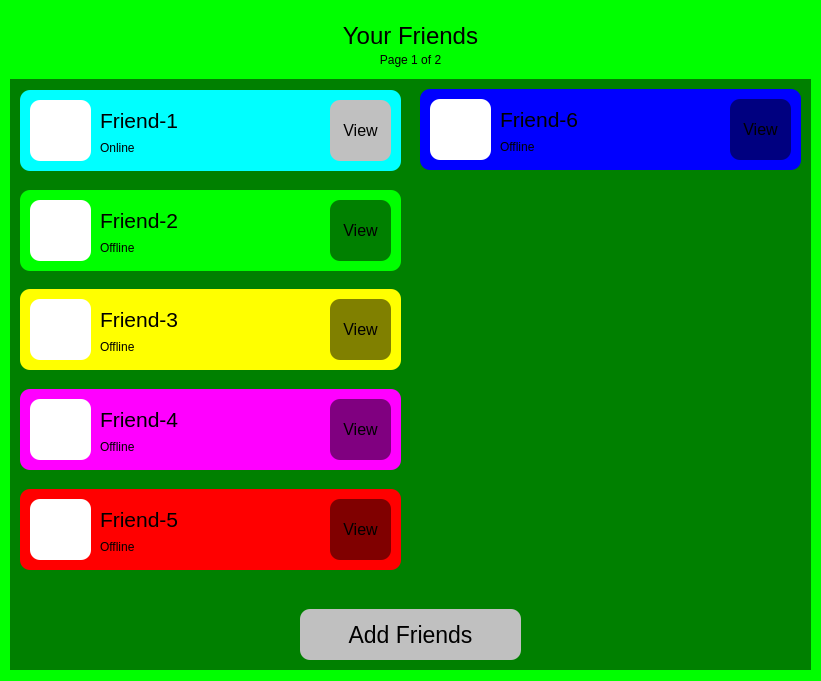
<?xml version="1.0" encoding="UTF-8"?>
<ui version="4.0">
 <class>Dialog</class>
 <widget class="QDialog" name="Dialog">
  <property name="geometry">
   <rect>
    <x>0</x>
    <y>0</y>
    <width>821</width>
    <height>681</height>
   </rect>
  </property>
  <property name="windowTitle">
   <string>Dialog</string>
  </property>
  <widget class="QStackedWidget" name="stackedWidget">
   <property name="geometry">
    <rect>
     <x>0</x>
     <y>0</y>
     <width>821</width>
     <height>681</height>
    </rect>
   </property>
   <property name="styleSheet">
    <string notr="true">background-color:lime
</string>
   </property>
   <property name="currentIndex">
    <number>1</number>
   </property>
   <widget class="QWidget" name="page">
    <widget class="QLabel" name="label_3">
     <property name="geometry">
      <rect>
       <x>370</x>
       <y>50</y>
       <width>81</width>
       <height>20</height>
      </rect>
     </property>
     <property name="text">
      <string>Page 2 of 2</string>
     </property>
     <property name="alignment">
      <set>Qt::AlignCenter</set>
     </property>
    </widget>
    <widget class="QLabel" name="label_4">
     <property name="geometry">
      <rect>
       <x>310</x>
       <y>20</y>
       <width>201</width>
       <height>31</height>
      </rect>
     </property>
     <property name="font">
      <font>
       <pointsize>18</pointsize>
      </font>
     </property>
     <property name="text">
      <string>Your Friends</string>
     </property>
     <property name="alignment">
      <set>Qt::AlignCenter</set>
     </property>
    </widget>
    <widget class="QWidget" name="widget_2" native="true">
     <property name="geometry">
      <rect>
       <x>10</x>
       <y>80</y>
       <width>801</width>
       <height>591</height>
      </rect>
     </property>
     <property name="styleSheet">
      <string notr="true">background-color:grey
</string>
     </property>
    </widget>
   </widget>
   <widget class="QWidget" name="page_2">
    <widget class="QWidget" name="friend1" native="true">
     <property name="geometry">
      <rect>
       <x>20</x>
       <y>90</y>
       <width>381</width>
       <height>81</height>
      </rect>
     </property>
     <property name="styleSheet">
      <string notr="true">background-color:cyan;
border-radius:10px</string>
     </property>
     <widget class="QLabel" name="label_5">
      <property name="geometry">
       <rect>
        <x>80</x>
        <y>10</y>
        <width>171</width>
        <height>41</height>
       </rect>
      </property>
      <property name="font">
       <font>
        <pointsize>16</pointsize>
       </font>
      </property>
      <property name="text">
       <string>Friend-1</string>
      </property>
     </widget>
     <widget class="QGraphicsView" name="graphicsView">
      <property name="geometry">
       <rect>
        <x>10</x>
        <y>10</y>
        <width>61</width>
        <height>61</height>
       </rect>
      </property>
      <property name="styleSheet">
       <string notr="true">background-color:white</string>
      </property>
     </widget>
     <widget class="QLabel" name="label_6">
      <property name="geometry">
       <rect>
        <x>80</x>
        <y>50</y>
        <width>55</width>
        <height>16</height>
       </rect>
      </property>
      <property name="text">
       <string>Online</string>
      </property>
     </widget>
     <widget class="QPushButton" name="pushButton_3">
      <property name="geometry">
       <rect>
        <x>310</x>
        <y>10</y>
        <width>61</width>
        <height>61</height>
       </rect>
      </property>
      <property name="font">
       <font>
        <pointsize>12</pointsize>
       </font>
      </property>
      <property name="styleSheet">
       <string notr="true">background-color:silver</string>
      </property>
      <property name="text">
       <string>View</string>
      </property>
     </widget>
     <widget class="QWidget" name="widget_7" native="true">
      <property name="geometry">
       <rect>
        <x>0</x>
        <y>100</y>
        <width>381</width>
        <height>81</height>
       </rect>
      </property>
      <property name="styleSheet">
       <string notr="true">background-color:white</string>
      </property>
      <widget class="QGraphicsView" name="graphicsView_6">
       <property name="geometry">
        <rect>
         <x>10</x>
         <y>10</y>
         <width>61</width>
         <height>61</height>
        </rect>
       </property>
      </widget>
      <widget class="QLabel" name="label_15">
       <property name="geometry">
        <rect>
         <x>80</x>
         <y>50</y>
         <width>55</width>
         <height>16</height>
        </rect>
       </property>
       <property name="text">
        <string>Offline</string>
       </property>
      </widget>
      <widget class="QLabel" name="label_16">
       <property name="geometry">
        <rect>
         <x>80</x>
         <y>10</y>
         <width>171</width>
         <height>41</height>
        </rect>
       </property>
       <property name="font">
        <font>
         <pointsize>16</pointsize>
        </font>
       </property>
       <property name="text">
        <string>Friend-2</string>
       </property>
      </widget>
      <widget class="QPushButton" name="pushButton_8">
       <property name="geometry">
        <rect>
         <x>310</x>
         <y>10</y>
         <width>61</width>
         <height>61</height>
        </rect>
       </property>
       <property name="font">
        <font>
         <pointsize>12</pointsize>
        </font>
       </property>
       <property name="styleSheet">
        <string notr="true">background-color:silver</string>
       </property>
       <property name="text">
        <string>View</string>
       </property>
      </widget>
     </widget>
    </widget>
    <widget class="QWidget" name="friend2" native="true">
     <property name="geometry">
      <rect>
       <x>20</x>
       <y>190</y>
       <width>381</width>
       <height>81</height>
      </rect>
     </property>
     <property name="styleSheet">
      <string notr="true">background-color:lime;
border-radius:10px</string>
     </property>
     <widget class="QGraphicsView" name="graphicsView_2">
      <property name="geometry">
       <rect>
        <x>10</x>
        <y>10</y>
        <width>61</width>
        <height>61</height>
       </rect>
      </property>
      <property name="styleSheet">
       <string notr="true">background-color:white</string>
      </property>
     </widget>
     <widget class="QLabel" name="label_7">
      <property name="geometry">
       <rect>
        <x>80</x>
        <y>50</y>
        <width>55</width>
        <height>16</height>
       </rect>
      </property>
      <property name="text">
       <string>Offline</string>
      </property>
     </widget>
     <widget class="QLabel" name="label_8">
      <property name="geometry">
       <rect>
        <x>80</x>
        <y>10</y>
        <width>171</width>
        <height>41</height>
       </rect>
      </property>
      <property name="font">
       <font>
        <pointsize>16</pointsize>
       </font>
      </property>
      <property name="text">
       <string>Friend-2</string>
      </property>
     </widget>
     <widget class="QPushButton" name="pushButton_4">
      <property name="geometry">
       <rect>
        <x>310</x>
        <y>10</y>
        <width>61</width>
        <height>61</height>
       </rect>
      </property>
      <property name="font">
       <font>
        <pointsize>12</pointsize>
       </font>
      </property>
      <property name="styleSheet">
       <string notr="true">background-color:green;
border-radius:10px</string>
      </property>
      <property name="text">
       <string>View</string>
      </property>
     </widget>
    </widget>
    <widget class="QLabel" name="label">
     <property name="geometry">
      <rect>
       <x>310</x>
       <y>20</y>
       <width>201</width>
       <height>31</height>
      </rect>
     </property>
     <property name="font">
      <font>
       <pointsize>18</pointsize>
      </font>
     </property>
     <property name="text">
      <string>Your Friends</string>
     </property>
     <property name="alignment">
      <set>Qt::AlignCenter</set>
     </property>
    </widget>
    <widget class="QLabel" name="label_2">
     <property name="geometry">
      <rect>
       <x>370</x>
       <y>50</y>
       <width>81</width>
       <height>20</height>
      </rect>
     </property>
     <property name="text">
      <string>Page 1 of 2</string>
     </property>
     <property name="alignment">
      <set>Qt::AlignCenter</set>
     </property>
    </widget>
    <widget class="QWidget" name="widget" native="true">
     <property name="geometry">
      <rect>
       <x>10</x>
       <y>79</y>
       <width>801</width>
       <height>591</height>
      </rect>
     </property>
     <property name="styleSheet">
      <string notr="true">background-color:green
</string>
     </property>
     <widget class="QPushButton" name="addfriend_button">
      <property name="geometry">
       <rect>
        <x>290</x>
        <y>530</y>
        <width>221</width>
        <height>51</height>
       </rect>
      </property>
      <property name="font">
       <font>
        <pointsize>17</pointsize>
       </font>
      </property>
      <property name="styleSheet">
       <string notr="true">background-color:silver;
border-radius:10px</string>
      </property>
      <property name="text">
       <string>Add Friends</string>
      </property>
     </widget>
     <widget class="QWidget" name="friend3" native="true">
      <property name="geometry">
       <rect>
        <x>10</x>
        <y>210</y>
        <width>381</width>
        <height>81</height>
       </rect>
      </property>
      <property name="styleSheet">
       <string notr="true">background-color:yellow;
border-radius:10px</string>
      </property>
      <widget class="QGraphicsView" name="graphicsView_11">
       <property name="geometry">
        <rect>
         <x>10</x>
         <y>10</y>
         <width>61</width>
         <height>61</height>
        </rect>
       </property>
       <property name="styleSheet">
        <string notr="true">background-color:white</string>
       </property>
      </widget>
      <widget class="QLabel" name="label_25">
       <property name="geometry">
        <rect>
         <x>80</x>
         <y>50</y>
         <width>55</width>
         <height>16</height>
        </rect>
       </property>
       <property name="text">
        <string>Offline</string>
       </property>
      </widget>
      <widget class="QLabel" name="label_26">
       <property name="geometry">
        <rect>
         <x>80</x>
         <y>10</y>
         <width>171</width>
         <height>41</height>
        </rect>
       </property>
       <property name="font">
        <font>
         <pointsize>16</pointsize>
        </font>
       </property>
       <property name="text">
        <string>Friend-3</string>
       </property>
      </widget>
      <widget class="QPushButton" name="pushButton_13">
       <property name="geometry">
        <rect>
         <x>310</x>
         <y>10</y>
         <width>61</width>
         <height>61</height>
        </rect>
       </property>
       <property name="font">
        <font>
         <pointsize>12</pointsize>
        </font>
       </property>
       <property name="styleSheet">
        <string notr="true">background-color:olive;
border-radius:10px</string>
       </property>
       <property name="text">
        <string>View</string>
       </property>
      </widget>
     </widget>
     <widget class="QWidget" name="friend4" native="true">
      <property name="geometry">
       <rect>
        <x>10</x>
        <y>310</y>
        <width>381</width>
        <height>81</height>
       </rect>
      </property>
      <property name="styleSheet">
       <string notr="true">background-color:magenta;
border-radius:10px</string>
      </property>
      <widget class="QGraphicsView" name="graphicsView_12">
       <property name="geometry">
        <rect>
         <x>10</x>
         <y>10</y>
         <width>61</width>
         <height>61</height>
        </rect>
       </property>
       <property name="styleSheet">
        <string notr="true">background-color:white</string>
       </property>
      </widget>
      <widget class="QLabel" name="label_27">
       <property name="geometry">
        <rect>
         <x>80</x>
         <y>50</y>
         <width>55</width>
         <height>16</height>
        </rect>
       </property>
       <property name="text">
        <string>Offline</string>
       </property>
      </widget>
      <widget class="QLabel" name="label_28">
       <property name="geometry">
        <rect>
         <x>80</x>
         <y>10</y>
         <width>171</width>
         <height>41</height>
        </rect>
       </property>
       <property name="font">
        <font>
         <pointsize>16</pointsize>
        </font>
       </property>
       <property name="text">
        <string>Friend-4</string>
       </property>
      </widget>
      <widget class="QPushButton" name="pushButton_14">
       <property name="geometry">
        <rect>
         <x>310</x>
         <y>10</y>
         <width>61</width>
         <height>61</height>
        </rect>
       </property>
       <property name="font">
        <font>
         <pointsize>12</pointsize>
        </font>
       </property>
       <property name="styleSheet">
        <string notr="true">background-color:purple;
border-radius:10px</string>
       </property>
       <property name="text">
        <string>View</string>
       </property>
      </widget>
     </widget>
     <widget class="QWidget" name="friend5" native="true">
      <property name="geometry">
       <rect>
        <x>10</x>
        <y>410</y>
        <width>381</width>
        <height>81</height>
       </rect>
      </property>
      <property name="styleSheet">
       <string notr="true">background-color:red;
border-radius:10px</string>
      </property>
      <widget class="QGraphicsView" name="graphicsView_14">
       <property name="geometry">
        <rect>
         <x>10</x>
         <y>10</y>
         <width>61</width>
         <height>61</height>
        </rect>
       </property>
       <property name="styleSheet">
        <string notr="true">background-color:white</string>
       </property>
      </widget>
      <widget class="QLabel" name="label_31">
       <property name="geometry">
        <rect>
         <x>80</x>
         <y>50</y>
         <width>55</width>
         <height>16</height>
        </rect>
       </property>
       <property name="text">
        <string>Offline</string>
       </property>
      </widget>
      <widget class="QLabel" name="label_32">
       <property name="geometry">
        <rect>
         <x>80</x>
         <y>10</y>
         <width>171</width>
         <height>41</height>
        </rect>
       </property>
       <property name="font">
        <font>
         <pointsize>16</pointsize>
        </font>
       </property>
       <property name="text">
        <string>Friend-5</string>
       </property>
      </widget>
      <widget class="QPushButton" name="pushButton_16">
       <property name="geometry">
        <rect>
         <x>310</x>
         <y>10</y>
         <width>61</width>
         <height>61</height>
        </rect>
       </property>
       <property name="font">
        <font>
         <pointsize>12</pointsize>
        </font>
       </property>
       <property name="styleSheet">
        <string notr="true">background-color:maroon;
border-radius:10px</string>
       </property>
       <property name="text">
        <string>View</string>
       </property>
      </widget>
     </widget>
     <widget class="QWidget" name="friend6" native="true">
      <property name="geometry">
       <rect>
        <x>410</x>
        <y>10</y>
        <width>381</width>
        <height>81</height>
       </rect>
      </property>
      <property name="styleSheet">
       <string notr="true">background-color:blue;
border-radius:10px</string>
      </property>
      <widget class="QGraphicsView" name="graphicsView_16">
       <property name="geometry">
        <rect>
         <x>10</x>
         <y>10</y>
         <width>61</width>
         <height>61</height>
        </rect>
       </property>
       <property name="styleSheet">
        <string notr="true">background-color:white</string>
       </property>
      </widget>
      <widget class="QLabel" name="label_35">
       <property name="geometry">
        <rect>
         <x>80</x>
         <y>50</y>
         <width>55</width>
         <height>16</height>
        </rect>
       </property>
       <property name="text">
        <string>Offline</string>
       </property>
      </widget>
      <widget class="QLabel" name="label_36">
       <property name="geometry">
        <rect>
         <x>80</x>
         <y>10</y>
         <width>171</width>
         <height>41</height>
        </rect>
       </property>
       <property name="font">
        <font>
         <pointsize>16</pointsize>
        </font>
       </property>
       <property name="text">
        <string>Friend-6</string>
       </property>
      </widget>
      <widget class="QPushButton" name="pushButton_18">
       <property name="geometry">
        <rect>
         <x>310</x>
         <y>10</y>
         <width>61</width>
         <height>61</height>
        </rect>
       </property>
       <property name="font">
        <font>
         <pointsize>12</pointsize>
        </font>
       </property>
       <property name="styleSheet">
        <string notr="true">background-color:navy;
border-radius:10px</string>
       </property>
       <property name="text">
        <string>View</string>
       </property>
      </widget>
     </widget>
    </widget>
    <zorder>widget</zorder>
    <zorder>friend1</zorder>
    <zorder>friend2</zorder>
    <zorder>label</zorder>
    <zorder>label_2</zorder>
   </widget>
  </widget>
 </widget>
 <resources/>
 <connections/>
</ui>
